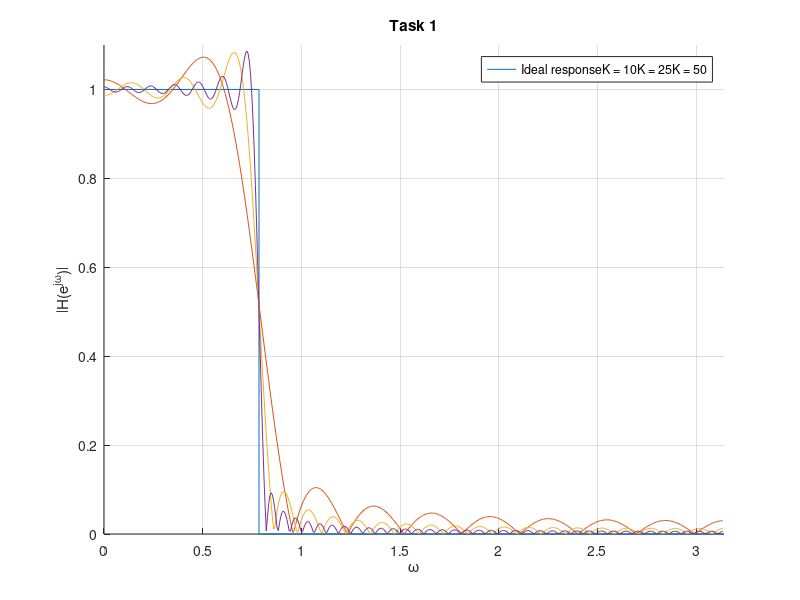
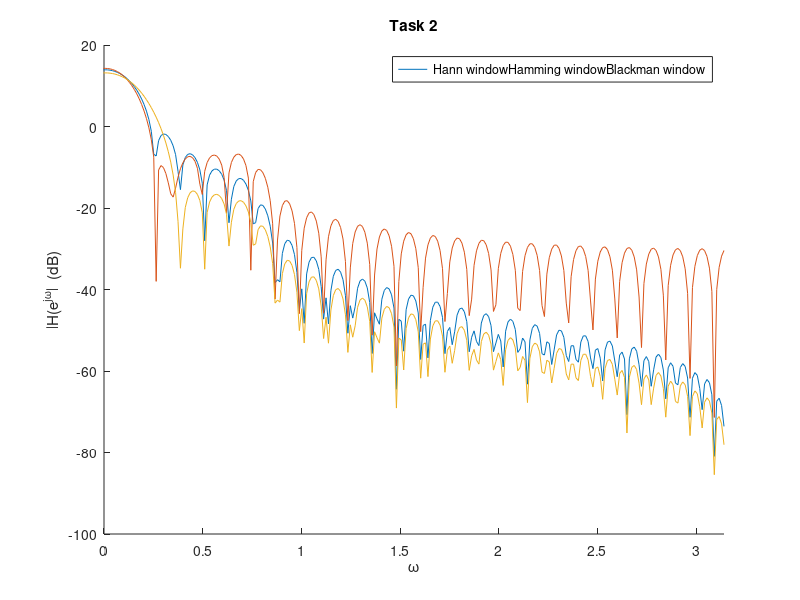

The MATLAB source for these figures, in order:
%% C2: FIR filter design (5p)
%% BY: Mikael Tunturi 657482
%% Task 1
% Generate the truncated ideal low-pass filter with $\omega_c=\pi/4$. Plot the 
% mangitude response for $K=[10, 25,50]$ in the *linear scale*.
% 
% The truncated low-pass filter is defined as:
% 
% $$h_K[n] = \frac{\sin\omega_c n}{\pi n},\quad -K\leq n \leq K$$
% 
% *Hints:* 
%% 
% * You can use |sinc| to define the response $h_\text{K}[n]$. However, verify 
% the definition of |sinc|, since you might need to multiply or divide by $\pi$. 
% * Recall the drawing of spectums from Homework 1.

% cutoff frequency
omega_c = pi/4;

% The ideal lowpass filter would have the following magnitude response
ideal_H = [1,1,0,0];
ideal_f = [0,omega_c,omega_c,pi];

figure();clf;
hold on
plot(ideal_f, abs(ideal_H));

% TODO: generate the truncated lowpass filter and its magnitude response
K_values = [10,25,50];
for a = 1:3
    K = K_values(a);
    h_K = omega_c/pi*sinc(omega_c/pi*(-K:K));
    [H_value,w] = freqz(h_K);
    plot(w, abs(H_value))
end

% TODO: plot your truncated filters response here, the ideal response is
% already drawn
hold off
legend(["Ideal response", "K = 10", "K = 25", "K = 50"])
grid on
ylim([0,1.1])
xlim([0, pi])
% TODO: add axis labels and title!
xlabel('\omega')
ylabel('\midH(e^{j\omega})\mid')
title('Task 1')
%% Task 2
% Plot the magnitude responses of the *Hann*, *Hamming*, and *Blackman* windowed 
% low-pass filters. *Unlike in Task 1 plot them in dB-scale.*
% 
% Let $\omega_c=\pi/4$ and $K=25$. 
% 
% Which window function provides the smallest transition band? Which window 
% function has the largest stopband attenuation? What differences do you see compared 
% to a rectangular window, i.e., the truncated approximation? (Again, think of 
% the Gibbs phenomenon).
% 
% *ANSWER:*
%% 
% * the smallest transition band -> Hann window
% * the largest stopband attenuation -> Blackman window
% * The rectangular window gives a rectangular shape at the edges. The more 
% harmonics are used, the more rectangular the shape is. The impulse response 
% narrows by increasing the cutoff. That does not reduce its integral. Oscillations 
% do ot decrease in magnitude and move towards discontinuity. Those other window 
% functions seem to provide a better solution for filtering.

%TODO:  plot the windowed filter responses in dB


omega_c = pi/4;
K_value = 25;
h_K = omega_c/pi*sinc(omega_c/pi*(-K_value:K_value)); % h_K now with K = 25
N_FFT = length(H_value);
w = linspace(-pi,pi,N_FFT);
H_25 = fftshift(fft(h_K,N_FFT));

% windows
Hann_window = hann(2*K_value + 1);
Hamming_window = hamming(2*K_value + 1);
Blackman_window = blackman(2*K_value + 1);

% magnitude responses
H_by_Hann_window = fftshift(fft(Hann_window,N_FFT));
H_by_Hamming_window = fftshift(fft(Hamming_window,N_FFT));
H_by_Blackman_window = fftshift(fft(Blackman_window,N_FFT));

% plots
figure();
clf;
title('Task 2')
hold on
Hann_calc = 10*log10(abs(H_by_Hann_window.*H_25.'));
plot(w, Hann_calc)
Hamming_calc = 10*log10(abs(H_by_Hamming_window.*H_25.'));
plot(w, Hamming_calc)
Blackman_calc = 10*log10(abs(H_by_Blackman_window.*H_25.'));
plot(w, Blackman_calc)
legend(["Hann window", "Hamming window", "Blackman window"])
xlabel('\omega')
ylabel('\midH(e^{j\omega}\mid  (dB)')
xlim([0,pi])
hold off
%